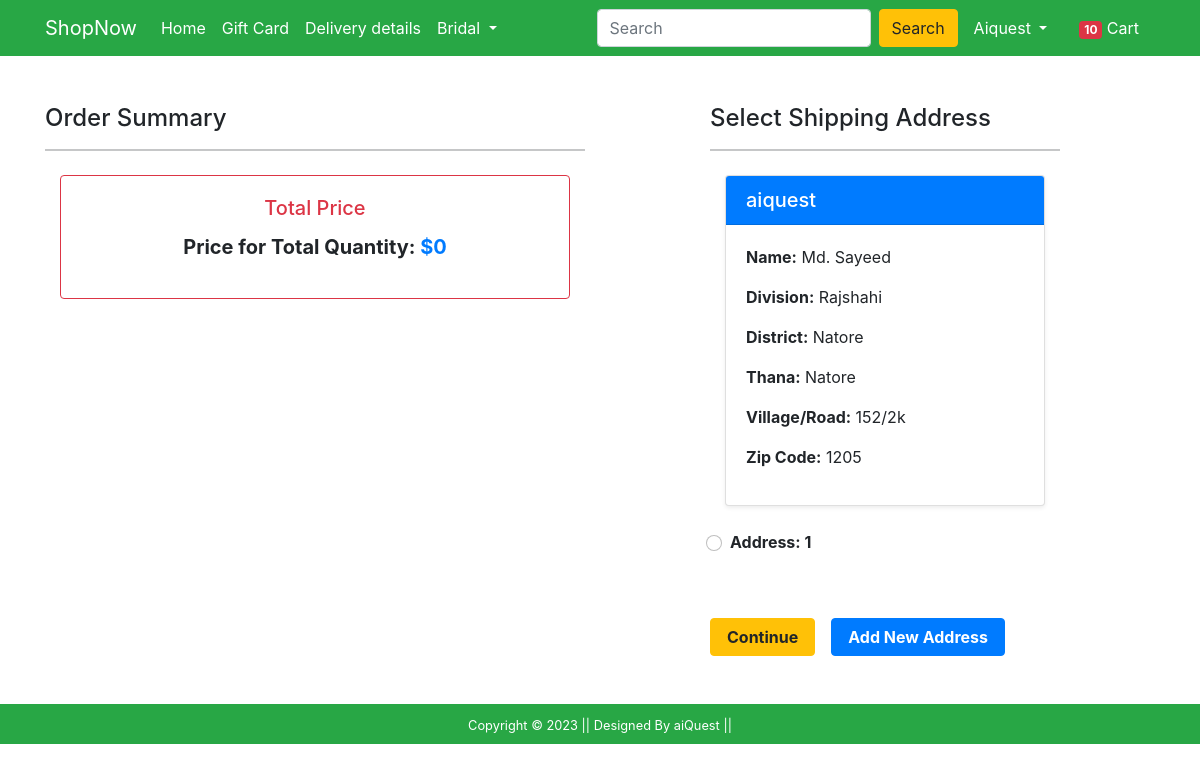
Screenshot of /checkout/ (signed in) with the database file from the repository.
### Shop/models.py (models this page shows, shortened)
class Customer(models.Model):
    user = models.ForeignKey(User, on_delete=models.CASCADE)
    name = models.CharField(max_length=200)
    division = models.CharField(choices=DIVISION_CHOICES, max_length=50)
    district = models.CharField(max_length=200)
    thana = models.CharField(max_length=50)
    villorroad = models.CharField(max_length=50)
    zipcode = models.IntegerField()

### Shop/views.py (the view)
# urls.py: path('checkout/', views.checkout, name='checkout'),
@login_required
def checkout(request):
 if request.user.is_authenticated:
    Customers = Customer.objects.filter(user=request.user)
    Carts = Cart.objects.filter(user=request.user)
    total_product = [product for product in Cart.objects.filter(user=request.user) ]
    total = 0
    for i in total_product:
        total += i.total_price
    return render(request, 'Shop/checkout.html', {'c':Customers , "carts":Carts , 'total':total})

### Shop/templates/Shop/checkout.html (shortened to what this page needs)
{% extends 'Shop/base.html' %}
{% load static %}
{% block main-content %}
<div class="container">
    <div class="row mt-5">
        <div class="col-sm-6">
            <h4>Order Summary</h4>
            <hr>
            <link href="https://maxcdn.bootstrapcdn.com/bootstrap/4.5.2/css/bootstrap.min.css" rel="stylesheet">
            <div class="container my-4">
                <div class="card border-danger">
                    <div class="card-body">
                        <h5 class="card-title text-center text-danger">Total Price</h5>
                        <p class="fw-bold text-center" style="font-size: 1.25rem;">
                            Price for Total Quantity: <span class="text-primary">${{ total }}</span>
                        </p>
                    </div>
                </div>
            </div>
        </div>
        <div class="col-sm-4 offset-sm-1">
            <h4>Select Shipping Address</h4>
            <hr>
            <form action="/payment" >
                {% if c %}
                {% for c in c %}
                <div class="container my-4">
                    <div class="card shadow-sm">
                        <div class="card-header bg-primary text-white">
                            <h5 class="mb-0">{{ request.user }}</h5>
                        </div>
                        <div class="card-body">
                            <p><strong>Name:</strong> {{ c.name }}</p>
                            <p><strong>Division:</strong> {{ c.division }}</p>
                            <p><strong>District:</strong> {{ c.district }}</p>
                            <p><strong>Thana:</strong> {{ c.thana }}</p>
                            <p><strong>Village/Road:</strong> {{ c.villorroad }}</p>
                            <p><strong>Zip Code:</strong> {{ c.zipcode }}</p>
                        </div>
                    </div>
                </div>
                <div class="form-check mt-2 mb-5">
                    <input class="form-check-input" type="radio" name="address" id="address{{forloop.counter }}"
                        value="{{ c.id }}">
                    <label class="form-check-label fw-bold" for="address{{ forloop.counter }}">
                        Address: {{ forloop.counter }}
                    </label>
                </div>
                {% endfor %}
                <div style="display: flex; gap : 1rem">
                    <button type="submit" class="btn btn-warning mt-3 px-3 fw-bold">Continue</button>
                    <a href="{% url 'profile' %}" class="btn btn-primary mt-3 px-3 fw-bold">Add New Address</a>
                </div>
            </form>
            {%else%}
            <p> You have on Address for order product</p>
            <div class="text-end">
                <a href="{% url 'profile' %}" class="btn btn-primary mt-3 px-5 fw-bold">Add Address</a>
            </div>
            {%endif%}
        </div>
    </div>
</div>
{% endblock main-content %}

### Shop/templates/Shop/base.html (shortened to what this page needs)
<!doctype html>
{% load static %}
<html lang="en">
<head>
    <link href="https://cdn.jsdelivr.net/npm/bootstrap@5.0.0-beta1/dist/css/bootstrap.min.css" rel="stylesheet"
>
    <link rel="stylesheet" href="{% static 'Shop/css/owl.carousel.min.css' %}">
    <link rel="stylesheet" href="{% static 'Shop/css/all.min.css' %}">
    <link rel="stylesheet" href="{% static 'Shop/css/style.css' %}">
    <link rel="stylesheet" href="{% static 'Shop/css/order.css' %}">
</head>
<body>
    <nav class="navbar navbar-expand-lg navbar-dark bg-success">
        <div class="container">
            <a class="navbar-brand" href="/">ShopNow</a>
            <div class="collapse navbar-collapse" id="navbarSupportedContent">
                <ul class="navbar-nav me-auto mb-2 mb-lg-0">
                    <li class="nav-item">
                        <a class="nav-link active" aria-current="page" href="/">Home</a>
                    </li>
                    <li class="nav-item">
                        <a class="nav-link active" aria-current="page" href="#">Gift Card</a>
                    </li>
                    <li class="nav-item">
                        <a class="nav-link active" aria-current="page" href="#">Delivery details</a>
                    </li>
                    <li class="nav-item dropdown">
                        <a class="nav-link dropdown-toggle text-white" href="#" id="electronicsDropdown" role="button"
                            data-bs-toggle="dropdown" aria-expanded="false">
                            Bridal
                        </a>
                    </li>
                </ul>
                <form class="d-flex">
                    <input class="form-control me-2" type="search" placeholder="Search" aria-label="Search">
                    <button class="btn btn-warning" type="submit">Search</button>
                </form>
                <div>
                    <ul class="navbar-nav me-auto mb-2 mb-lg-0">
                        {% if request.user.is_authenticated %}
                        <li class="nav-item dropdown mx-2">
                            <a class="nav-link dropdown-toggle text-white" href="#" id="profileDropdown" role="button"
                                data-bs-toggle="dropdown" aria-expanded="false">
                                {{request.user.username|capfirst}}
                            </a>
                        </li>
                        <li class="nav-item mx-2">
                            <a href="{% url 'showcart' %}" class="nav-link text-white"><span
                                    class="badge bg-danger">10</span> Cart </a>
                        </li>
                        {% endif %}
                    </ul>
                </div>
            </div>
        </div>
    </nav>
    {% block main-content %} {% endblock main-content %}
    <footer class="container-fluid bg-success text-center p-2 mt-5">
        <small class="text-white">Copyright &copy; 2023 || Designed By aiQuest || </small>
    </footer>
</body>
</html>

### rows the page displays
Customer: name "Md. Sayeed", division "Rajshahi", district "Natore", thana "Natore", villorroad "152/2k", zipcode "1205"

### other values shown
{{ request.user.username|capfirst }} "Aiquest"
{{ total }} "0"
{{ request.user }} "aiquest"
